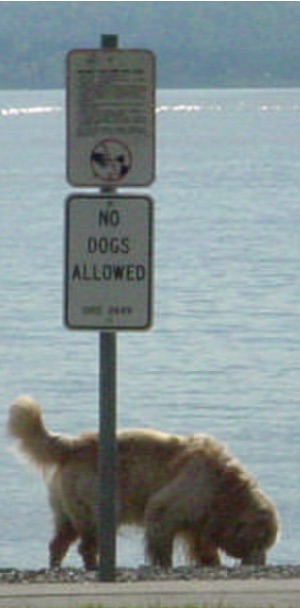
#> input picture Implementation/or_ebi_couleur/image_chien.jpeg, 300 x 608 px
$ jupyter execute --allow-errors or_ebi_couleur_2.ipynb
#> lines starting #> are read from the running program, lines starting #| are printed output that depends on the picture
# Implémentation : "Object Removal by Exemplar-Based Inpainting"

_Article par : A. Criminisi, P. Pérez K. Toyama_

_Implémentation : Abdennour Kerboua_

## Recueil du contour et calcul de la source et cible

### Importations

[cell 1]
import cv2
import numpy as np
from scipy.ndimage import convolve
import time
import matplotlib.pyplot as plt

### Selection contour

[cell 2]
img_path = 'image_chien.jpeg'
contour = []

# [17 lines left out: functions select_point, close_contour, get_pixels_from_contour, not called in this run]

img = cv2.imread(img_path)
#> img is the input picture: shape (608, 300, 3); mean B, G, R 147.1, 145.6, 133.2

if img is None:
    raise ValueError("L'image n'a pas pu être chargée. Assurez-vous que le chemin est correct.")

img_gray = cv2.cvtColor(img, cv2.COLOR_BGR2GRAY)
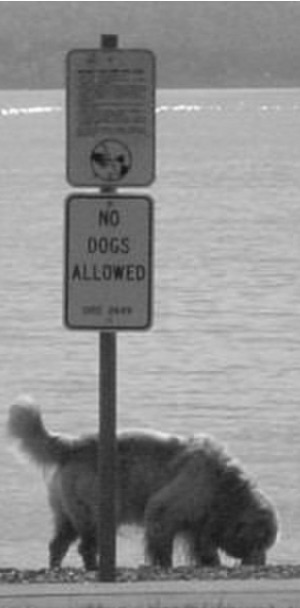
#> img_gray: shape (608, 300); min 21, max 253, mean 142.1

img_copy = img.copy()

cv2.imshow("Image", img_copy)
cv2.setMouseCallback("Image", select_point)

print("Sélectionnez les points du contour en cliquant. Appuyez sur 'q' lorsque vous avez terminé.")

while True:
    key = cv2.waitKey(1) & 0xFF
#> (key q is pressed here)
    if key == ord('q'):
        break

cv2.destroyAllWindows()

if len(contour) >= 3:
    closed_contour = close_contour(contour)
    pixels = get_pixels_from_contour(closed_contour)

    #print("Contour sélectionné :", closed_contour)
    #print("Pixels du contour :", pixels)

    img_with_contour = img.copy()
    cv2.polylines(img_with_contour, [np.array(closed_contour)], isClosed=True, color=(0, 255, 0), thickness=2)

    plt.imshow(cv2.cvtColor(img_with_contour, cv2.COLOR_BGR2RGB))
    plt.title('Contour sélectionné')
    plt.show()
else:
    print("Sélection incomplète : au moins 3 points sont nécessaires pour un contour.")
